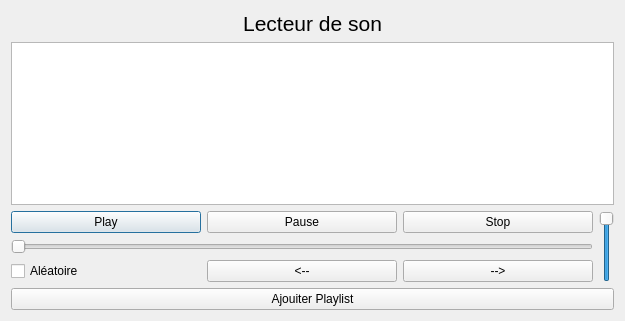
<?xml version="1.0" encoding="UTF-8"?>
<ui version="4.0">
 <class>formLecteurMusique</class>
 <widget class="QDialog" name="formLecteurMusique">
  <property name="geometry">
   <rect>
    <x>0</x>
    <y>0</y>
    <width>625</width>
    <height>321</height>
   </rect>
  </property>
  <property name="windowTitle">
   <string>Lecteur playlist</string>
  </property>
  <layout class="QVBoxLayout" name="verticalLayout">
   <item>
    <widget class="QLabel" name="label">
     <property name="font">
      <font>
       <pointsize>16</pointsize>
      </font>
     </property>
     <property name="text">
      <string>Lecteur de son</string>
     </property>
     <property name="alignment">
      <set>Qt::AlignCenter</set>
     </property>
    </widget>
   </item>
   <item>
    <widget class="QListWidget" name="listPlaylist">
     <property name="font">
      <font>
       <pointsize>16</pointsize>
      </font>
     </property>
    </widget>
   </item>
   <item>
    <layout class="QHBoxLayout" name="horizontalLayout_3">
     <property name="topMargin">
      <number>0</number>
     </property>
     <item>
      <layout class="QVBoxLayout" name="verticalLayout_2">
       <property name="topMargin">
        <number>0</number>
       </property>
       <item>
        <layout class="QHBoxLayout" name="horizontalLayout">
         <item>
          <widget class="QPushButton" name="PlayButton">
           <property name="text">
            <string>Play</string>
           </property>
          </widget>
         </item>
         <item>
          <widget class="QPushButton" name="PauseButton">
           <property name="text">
            <string>Pause</string>
           </property>
          </widget>
         </item>
         <item>
          <widget class="QPushButton" name="StopButton">
           <property name="text">
            <string>Stop</string>
           </property>
          </widget>
         </item>
        </layout>
       </item>
       <item>
        <widget class="QSlider" name="ProgressSlider">
         <property name="orientation">
          <enum>Qt::Horizontal</enum>
         </property>
        </widget>
       </item>
       <item>
        <layout class="QHBoxLayout" name="horizontalLayout_2">
         <item>
          <widget class="QCheckBox" name="RandomCheckBox">
           <property name="text">
            <string>Aléatoire</string>
           </property>
          </widget>
         </item>
         <item>
          <widget class="QPushButton" name="PreviousButton">
           <property name="text">
            <string>&lt;--</string>
           </property>
          </widget>
         </item>
         <item>
          <widget class="QPushButton" name="NextButton">
           <property name="text">
            <string>--&gt;</string>
           </property>
          </widget>
         </item>
        </layout>
       </item>
      </layout>
     </item>
     <item>
      <widget class="QSlider" name="verticalSlider">
       <property name="value">
        <number>99</number>
       </property>
       <property name="orientation">
        <enum>Qt::Vertical</enum>
       </property>
      </widget>
     </item>
    </layout>
   </item>
   <item>
    <widget class="QPushButton" name="ajouterPlaylistButton">
     <property name="text">
      <string>Ajouiter Playlist</string>
     </property>
    </widget>
   </item>
  </layout>
 </widget>
 <resources/>
 <connections/>
</ui>
